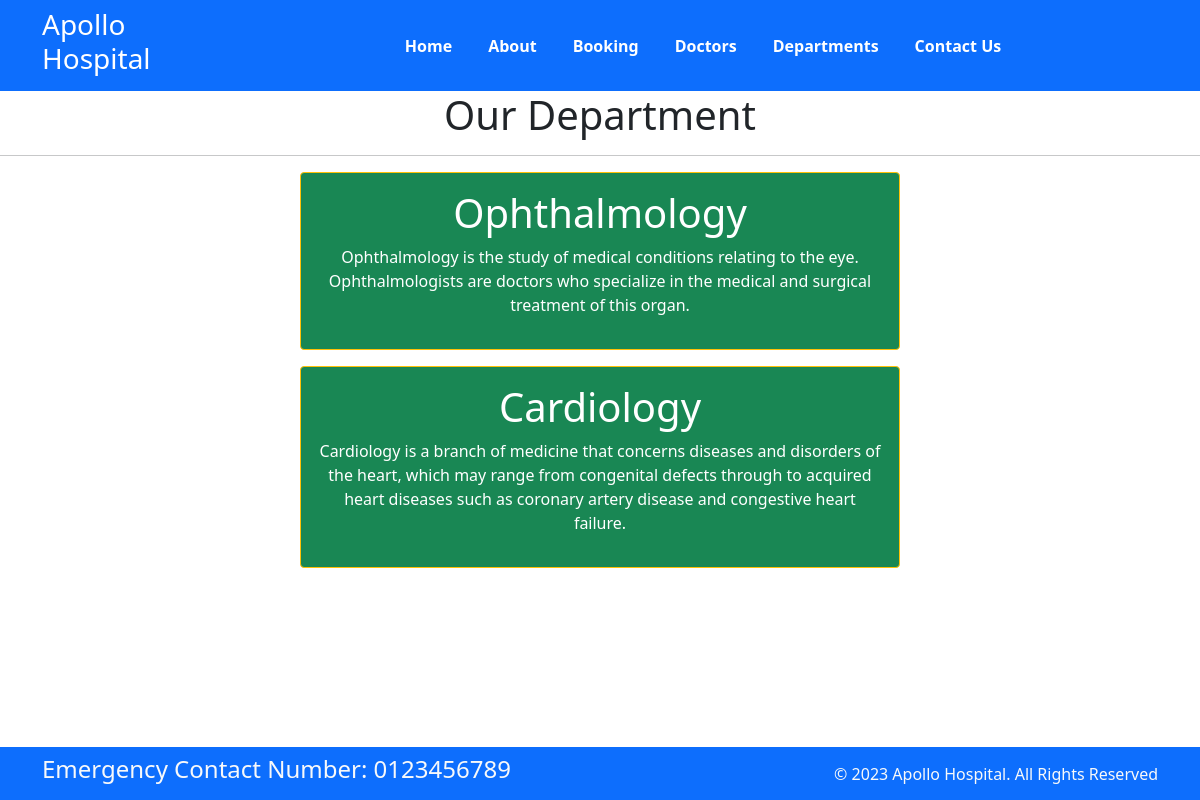
Page /department/ on the earlier database version.
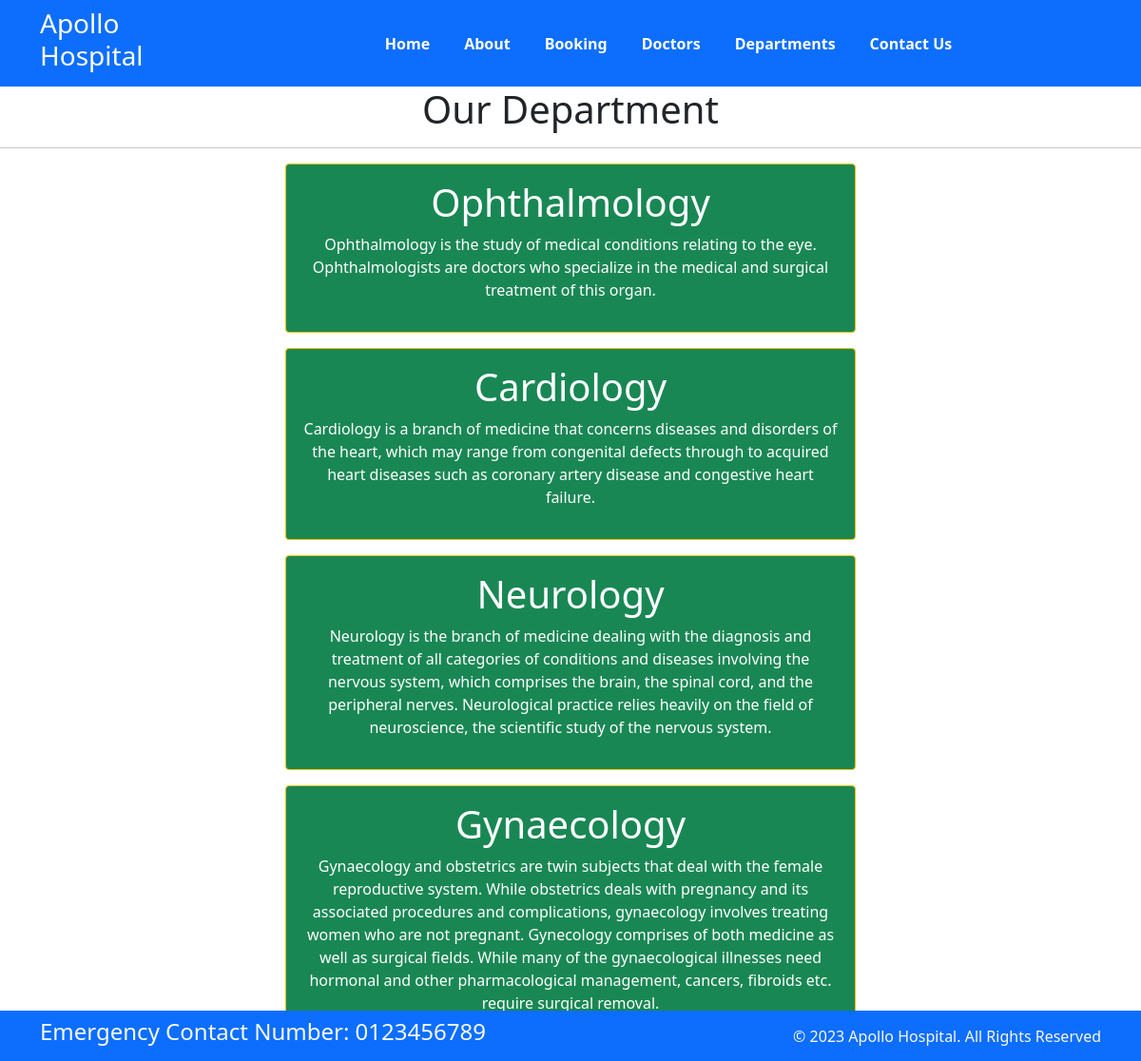
Same page on the later database version.
### home/models.py (models this page shows, shortened)
class Departments(models.Model):
    dept_name = models.CharField(max_length=100)
    dept_description = models.TextField()

### home/views.py (the view)
# urls.py: path('department/', views.department, name='department'),
def department(request):
    dict_dept = {
        'dept': Departments.objects.all()
    }
    return render(request, 'department.html', dict_dept)

### templates/department.html
{% extends 'base.html' %} {% block title%}Dept{% endblock %} {% block content%}
<h1 class="text-center">Our Department</h1>
<hr />
{% for d in dept %}
<div
  class="mx-auto w-50 bg-success text-center text-white p-3 my-3 border border-warning rounded"
>
  <h1>{{d.dept_name}}</h1>
  <p>{{d.dept_description}}</p>
</div>
{% endfor %} {% endblock %}

### templates/base.html (shortened to what this page needs)
{% load static %}
<!DOCTYPE html>
<html>
  <head>
    <link
      rel="stylesheet"
      href=" https://cdn.jsdelivr.net/npm/bootstrap@5.1.3/dist/css/bootstrap.min.css "
    />
    <link
      rel="stylesheet"
      href="https://use.fontawesome.com/releases/v5.2.0/css/all.css"
    />
    <link rel="stylesheet" href="{% static '/css/style.css'%}" />
  </head>
  <body>
    <nav class="navbar bg-primary navbar-expand-md">
      <div class="container">
        <div class="col-2 text-left pl-md-0">
          <h3 class="text-white">Apollo Hospital</h3>
        </div>
        <div
          class="collapse navbar-collapse justify-content-center col-md-8 navbar-collapse-3"
        >
          <ul class="navbar-nav justify-content-center fw-bold">
            <li class="nav-item active">
              <a class="nav-link text-white" href="{% url 'home' %}">Home</a>
            </li>
            <li class="nav-item">
              <a class="nav-link text-white" href="{% url 'about' %}">About</a>
            </li>
            <li class="nav-item">
              <a class="nav-link text-white" href="{% url 'booking' %}"
                >Booking</a
              >
            </li>
            <li class="nav-item">
              <a class="nav-link text-white" href="{% url 'doctors' %}"
                >Doctors</a
              >
            </li>
            <li class="nav-item">
              <a class="nav-link text-white" href="{% url 'department' %}"
                >Departments</a
              >
            </li>
            <li class="nav-item">
              <a class="nav-link text-white" href="{% url 'contact' %}"
                >Contact Us</a
              >
            </li>
          </ul>
        </div>
      </div>
    </nav>
    {% block content%}{% endblock %}
    <section class="fixed-bottom">
      <footer class="pt-2 pb-2 bg-primary text-light">
        <div class="container">
          <div class="row align-items-center">
            <div class="col-12 col-md-8">
              <h4>Emergency Contact Number: 0123456789</h4>
            </div>
            <div class="col-12 col-md-4 mt-4 mt-md-0 text-center text-md-end">
              © 2023 Apollo Hospital. All Rights Reserved
            </div>
          </div>
        </div>
      </footer>
    </section>
  </body>
</html>

### static/css/style.css (style rules this page uses)
li { padding-left: 20px; }

Differences in the rows shown:
added Departments: dept_name "Neurology", dept_description "Neurology is the branch of medicine dealing with the diagnosis and treatment of all categories of conditions and diseases involving the nervous system, which comprises the brain, the spinal cord, and the peripheral nerves. Neurological practice relies heavily on the field of neuroscience, the scientific study of the nervous system."
added Departments: dept_name "Gynaecology", dept_description "Gynaecology and obstetrics are twin subjects that deal with the female reproductive system. While obstetrics deals with pregnancy and its associated procedures and complications, gynaecology involves treating women who are not pregnant. Gynecology comprises of both medicine as well as surgical fields. While many of the gynaecological illnesses need hormonal and other pharmacological management, cancers, fibroids etc. require surgical removal."
